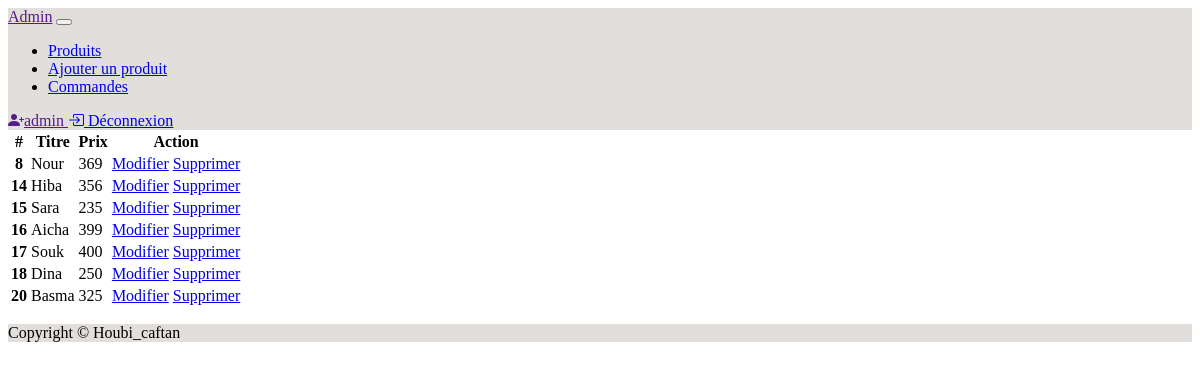
Page /admin/admin-product.php (signed in) on the committed database.
### tables this page shows
CREATE TABLE IF NOT EXISTS `produit` (
  `id_produit` int(10) NOT NULL AUTO_INCREMENT,
  `title_produit` varchar(100) DEFAULT NULL,
  `description_produit` text DEFAULT NULL,
  `prix_produit` varchar(100) DEFAULT NULL,
  `image_produit` varchar(100) DEFAULT NULL,
  PRIMARY KEY (`id_produit`)
);

### inc/function.php (called while the page is built, shortened)
<?php
function is_admin(){
    if(isset($_SESSION['id_admin']))
        return !empty($_SESSION['id_admin']);
}
?>

### inc/db-function.php (called while the page is built, shortened)
<?php
function connect(){
$servername   = "localhost:3307";
$username     = "root";
$password     = "";
$dbname       = "houbi_bdd";
$connexion    = new mysqli ($servername,$username,$password,$dbname);
     if($connexion){
        return $connexion;
    }else{
        die('Connexion impossible');
        }
}
function get_all_product(){
    $bdd = connect();
    $requete_sql = "SELECT * From produit";
     $result_sql  = $bdd->query($requete_sql);
     if($result_sql->num_rows >0){
        return $result_sql->fetch_all(MYSQLI_ASSOC);
     }
}
?>

### admin/admin-product.php (the view, shortened to what this page needs)
<?php require $_SERVER['DOCUMENT_ROOT'].'/HOUBI2/layouts/header-admin.php'; ?>
<?php require $_SERVER['DOCUMENT_ROOT'].'/HOUBI2/inc/db-function.php'; ?>
<div class="container">
<table class="table">
  <thead>
    <tr>
      <th scope="col">#</th>
      <th scope="col">Titre</th>
      <th scope="col">Prix</th>
      <th scope="col">Action</th>
    </tr>
  </thead>
  <tbody>
    <?php $products = get_all_product(); ?>
    <?php if(!empty($products)) { ?>
    <?php foreach($products as $product) { ?>
    <tr>
      <th scope="row"><?=$product["id_produit"]?></th>
      <td><?= $product["title_produit"]?></td>
      <td><?= $product["prix_produit"]?></td>
      <td>
        <a href="edit-product.php?action=edit&id=<?= $product["id_produit"]?>">Modifier</a>
        <a href="admin-product.php?action=del&id=<?= $product["id_produit"]?>" onclick="return confirm(' Etes vous sur de vouloir supprimer le produit ?')"
        > Supprimer</a>
      </td>
    </tr>
    <?php } ?>
    <?php } ?>
  </tbody>
</table>
    </div>
    <?php require $_SERVER['DOCUMENT_ROOT'].'/HOUBI2/layouts/footer.php'; ?>

### layouts/header-admin.php (shortened to what this page needs)
<?php require $_SERVER['DOCUMENT_ROOT'].'/HOUBI2/inc/function.php'; ?>
<!DOCTYPE html>
<html lang="fr"*>
    <head>
        <link href="https://cdn.jsdelivr.net/npm/bootstrap-icons@1.5.0/font/bootstrap-icons.css" rel="stylesheet" />
        <link href="../assets/css/bootstrap" rel="stylesheet" />
        <link href="../assets/css/style.css" rel="stylesheet" />
    </head>
    <body>
        <nav class="navbar navbar-expand-lg navbar-light bg-custom">
            <div class="container px-4 px-lg-5">
            <?php if(is_admin()) { ?>
                <a class="navbar-brand" href="">Admin</a>
                <button class="navbar-toggler" type="button" data-bs-toggle="collapse"
                 data-bs-target="#navbarSupportedContent" aria-controls="navbarSupportedContent"
                  aria-expanded="false" aria-label="Toggle navigation"><span class="navbar-toggler-icon"></span></button>
                <div class="collapse navbar-collapse" id="navbarSupportedContent">
                    <ul class="navbar-nav me-auto mb-2 mb-lg-0 ms-lg-4">
                        <li class="nav-item">
                            <a class="nav-link" href="admin-product.php">Produits</a>
                        </li>
                        <li class="nav-item">
                             <a class="nav-link" href="add-product.php">Ajouter un produit</a>
                        </li>
                        <li class="nav-item">
                             <a class="nav-link" href="admin-orders.php">Commandes</a>
                        </li>
                    </ul>
                    <a class="btn btn-outline-dark" href="" >
                    <i class="bi bi-person-plus-fill"></i><?php echo $_SESSION["login_admin"]?>
                    </a>
                        <a class="btn btn-outline-dark" href="/HOUBI2/logout-admin.php" >
                        <i class="bi bi-box-arrow-in-right"></i>
                                Déconnexion
                        </a>
                        </div>
            <?php } ?>
            </div>
        </nav>

### layouts/footer.php (shortened to what this page needs)
<footer id="footer" class="py-4 bg-custom">
            <div class="container"><p class="m-0 text-center text-dark">Copyright &copy; Houbi_caftan</p></div>
        </footer>
    </body>
</html>

### assets/css/style.css (style rules this page uses)
html { position: relative; min-height: 100%; }
.bg-custom { background-color: #E2DEDB; }
#footer { background-color: #E2DEDB; }

### rows in the picture
produit: id_produit "8", title_produit "Nour", prix_produit "369"
produit: id_produit "14", title_produit "Hiba", prix_produit "356"
produit: id_produit "15", title_produit "Sara", prix_produit "235"
produit: id_produit "16", title_produit "Aicha", prix_produit "399"
produit: id_produit "17", title_produit "Souk", prix_produit "400"
produit: id_produit "18", title_produit "Dina", prix_produit "250"
produit: id_produit "20", title_produit "Basma", prix_produit "325"

### other values in the picture
$_SESSION["login_admin"] "admin"
